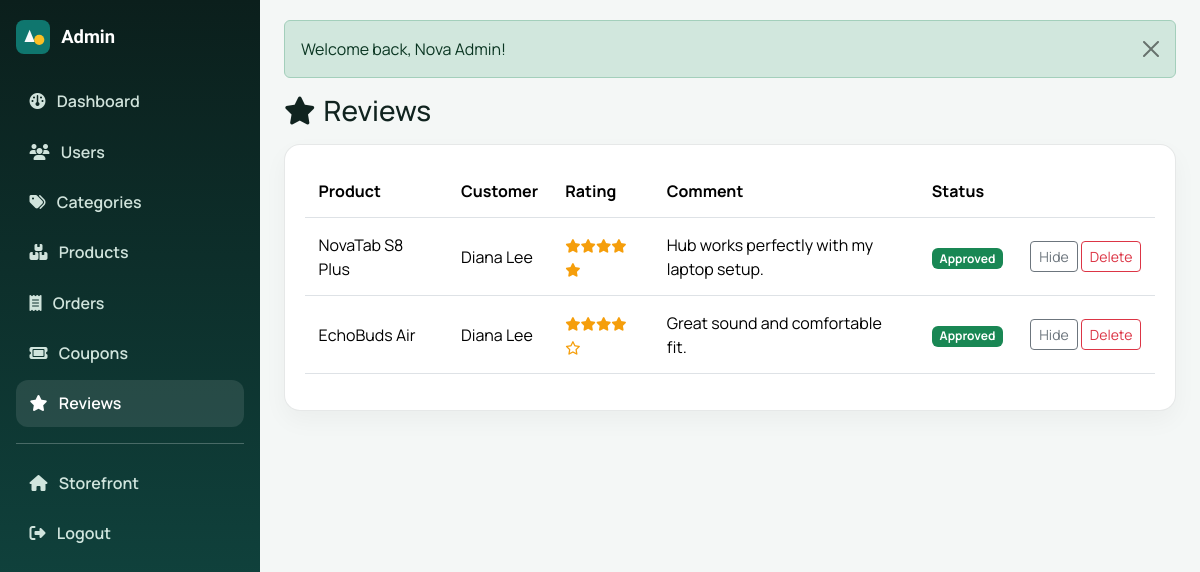
Screenshot of /admin/reviews.php (signed in) with the database file from the repository.
### tables this page shows
CREATE TABLE product_reviews (
  id INT UNSIGNED AUTO_INCREMENT PRIMARY KEY,
  product_id INT UNSIGNED NOT NULL,
  user_id INT UNSIGNED NOT NULL,
  order_id INT UNSIGNED NOT NULL,
  rating TINYINT NOT NULL,
  comment TEXT NOT NULL,
  status ENUM('approved','hidden') NOT NULL DEFAULT 'approved',
  created_at DATETIME NOT NULL,
  updated_at DATETIME NOT NULL,
  UNIQUE KEY uq_review_user_product_order (user_id, product_id, order_id),
  CONSTRAINT fk_reviews_product FOREIGN KEY (product_id) REFERENCES products(id) ON DELETE CASCADE,
  CONSTRAINT fk_reviews_user FOREIGN KEY (user_id) REFERENCES users(id) ON DELETE CASCADE,
  CONSTRAINT fk_reviews_order FOREIGN KEY (order_id) REFERENCES orders(id) ON DELETE CASCADE,
  CONSTRAINT chk_rating CHECK (rating BETWEEN 1 AND 5)
);

CREATE TABLE products (
  id INT UNSIGNED AUTO_INCREMENT PRIMARY KEY,
  seller_id INT UNSIGNED NOT NULL,
  category_id INT UNSIGNED NOT NULL,
  name VARCHAR(200) NOT NULL,
  slug VARCHAR(220) NOT NULL UNIQUE,
  description TEXT NOT NULL,
  price DECIMAL(12,2) NOT NULL,
  compare_price DECIMAL(12,2) DEFAULT NULL,
  stock INT NOT NULL DEFAULT 0,
  sku VARCHAR(80) NOT NULL,
  status ENUM('active','inactive','archived') NOT NULL DEFAULT 'active',
  featured TINYINT(1) NOT NULL DEFAULT 0,
  created_at DATETIME NOT NULL,
  updated_at DATETIME NOT NULL,
  INDEX idx_products_seller (seller_id),
  INDEX idx_products_category (category_id),
  INDEX idx_products_status (status),
  INDEX idx_products_featured (featured),
  INDEX idx_products_price (price),
  INDEX idx_products_sku (sku),
  FULLTEXT INDEX ft_products_search (name, description, sku),
  CONSTRAINT fk_products_seller FOREIGN KEY (seller_id) REFERENCES users(id),
  CONSTRAINT fk_products_category FOREIGN KEY (category_id) REFERENCES categories(id)
);

CREATE TABLE users (
  id INT UNSIGNED AUTO_INCREMENT PRIMARY KEY,
  name VARCHAR(120) NOT NULL,
  email VARCHAR(190) NOT NULL UNIQUE,
  password VARCHAR(255) NOT NULL,
  phone VARCHAR(40) NOT NULL DEFAULT '',
  address TEXT NOT NULL,
  role ENUM('admin','user') NOT NULL DEFAULT 'user',
  status ENUM('active','suspended') NOT NULL DEFAULT 'active',
  must_change_password TINYINT(1) NOT NULL DEFAULT 0,
  avatar VARCHAR(255) DEFAULT NULL,
  store_name VARCHAR(150) DEFAULT NULL,
  created_at DATETIME NOT NULL,
  updated_at DATETIME NOT NULL,
  INDEX idx_users_role (role),
  INDEX idx_users_status (status)
);

### admin/reviews.php (the view, shortened to what this page needs)
<?php
$pdo = db();
$reviews = $pdo->query("SELECT r.*, p.name AS product_name, u.name AS customer_name
    FROM product_reviews r
    INNER JOIN products p ON p.id = r.product_id
    INNER JOIN users u ON u.id = r.user_id
    ORDER BY r.created_at DESC")->fetchAll();
require NB_ROOT . '/includes/admin_header.php';
?>
<h1 class="h3 mb-3"><i class="fa-solid fa-star me-2"></i>Reviews</h1>
<div class="nb-panel table-responsive">
    <table class="table align-middle">
        <thead><tr><th>Product</th><th>Customer</th><th>Rating</th><th>Comment</th><th>Status</th><th></th></tr></thead>
        <tbody>
        <?php foreach ($reviews as $r): ?>
            <tr>
                <td><?= e($r['product_name']) ?></td>
                <td><?= e($r['customer_name']) ?></td>
                <td><?= render_stars((float) $r['rating']) ?></td>
                <td style="max-width:280px"><?= e($r['comment']) ?></td>
                <td><?= status_badge($r['status']) ?></td>
                <td class="text-nowrap">
                    <form method="post" class="d-inline">
                        <?php if ($r['status'] === 'approved'): ?>
                            <button class="btn btn-sm btn-outline-secondary" name="action" value="hide" type="submit">Hide</button>
                        <?php else: ?>
                            <button class="btn btn-sm btn-outline-success" name="action" value="approve" type="submit">Approve</button>
                        <?php endif; ?>
                        <button class="btn btn-sm btn-outline-danger" name="action" value="delete" type="submit" data-confirm="Delete review?">Delete</button>
                    </form>
                </td>
            </tr>
        <?php endforeach; ?>
        </tbody>
    </table>
</div>
<?php require NB_ROOT . '/includes/admin_footer.php'; ?>

### includes/functions.php (shortened to what this page needs)
<?php
function e(?string $value): string
{
    return htmlspecialchars((string) $value, ENT_QUOTES | ENT_SUBSTITUTE, 'UTF-8');
}
function render_stars(float $rating): string
{
    $html = '<span class="nb-stars" aria-label="' . e((string) $rating) . ' stars">';
    for ($i = 1; $i <= 5; $i++) {
        if ($rating >= $i) {
            $html .= '<i class="fa-solid fa-star"></i>';
        } elseif ($rating >= $i - 0.5) {
            $html .= '<i class="fa-solid fa-star-half-stroke"></i>';
        } else {
            $html .= '<i class="fa-regular fa-star"></i>';
        }
    }
    $html .= '</span>';
    return $html;
}
function status_badge(string $status): string
{
    $map = [
        'active' => 'success',
        'inactive' => 'secondary',
        'suspended' => 'danger',
        'pending' => 'warning',
        'paid' => 'info',
        'processing' => 'primary',
        'shipped' => 'info',
        'completed' => 'success',
        'cancelled' => 'danger',
        'failed' => 'danger',
        'refunded' => 'secondary',
        'approved' => 'success',
        'hidden' => 'secondary',
        'archived' => 'dark',
    ];
    $class = $map[$status] ?? 'secondary';
    return '<span class="badge text-bg-' . e($class) . '">' . e(ucfirst($status)) . '</span>';
}

### assets/css/style.css (style rules this page uses)
:root { --nb-ink: #10231f; --nb-muted: #5b6b66; --nb-surface: #f3f7f5; --nb-card: #ffffff; --nb-primary: #0f766e; --nb-primary-dark: #0b5f59; --nb-accent: #f59e0b; --nb-accent-dark: #d97706; --nb-line: rgba(16, 35, 31, 0.10); --nb-shadow: 0 18px 40px rgba(16, 35, 31, 0.08); --nb-radius: 18px; --nb-font: "Manrope", sans-serif; --nb-display: "Sora", sans-serif; }
* { box-sizing: border-box; }
body { margin: 0; font-family: var(--nb-font); color: var(--nb-ink); background: radial-gradient(circle at top left, rgba(15, 118, 110, 0.12), transparent 30%), radial-gradient(circle at top right, rgba(245, 158, 11, 0.12), transparent 28%), linear-gradient(180deg, #f7fbf9 0%, #eef5f2 100%); min-height: 100vh; }
.nb-stars { color: #f59e0b; font-size: 0.85rem; }
.nb-panel { background: var(--nb-card); border: 1px solid var(--nb-line); border-radius: var(--nb-radius); padding: 1.25rem; box-shadow: 0 10px 24px rgba(16, 35, 31, 0.04); }
.table-responsive { border-radius: 16px; }
.table > :not(caption) > * > * { padding: 0.9rem 0.85rem; }

### assets/css/admin.css (style rules this page uses)
body.nb-admin { background: #f4f7f6; }

### rows the page displays
product_reviews: product.name "NovaTab S8 Plus", user.name "Diana Lee", comment "Hub works perfectly with my laptop setup.", status "Approved", shows "Hide"
product_reviews: product.name "EchoBuds Air", user.name "Diana Lee", comment "Great sound and comfortable fit.", status "Approved", shows "Hide"

### other values shown
$link[0] "Dashboard"
$link[0] "Users"
$link[0] "Categories"
$link[0] "Products"
$link[0] "Orders"
$link[0] "Coupons"
$link[0] "Reviews"
$flash['message'] "Welcome back, Nova Admin!"
